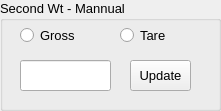
    <widget class="QGroupBox" name="groupBox_3">
     <property name="geometry">
      <rect>
       <x>1070</x>
       <y>210</y>
       <width>221</width>
       <height>111</height>
      </rect>
     </property>
     <property name="font">
      <font>
       <pointsize>10</pointsize>
      </font>
     </property>
     <property name="title">
      <string>Second Wt - Mannual</string>
     </property>
     <widget class="QRadioButton" name="radioButton_7">
      <property name="geometry">
       <rect>
        <x>20</x>
        <y>20</y>
        <width>81</width>
        <height>31</height>
       </rect>
      </property>
      <property name="font">
       <font>
        <pointsize>10</pointsize>
       </font>
      </property>
      <property name="text">
       <string>Gross</string>
      </property>
      <property name="checked">
       <bool>false</bool>
      </property>
     </widget>
     <widget class="QRadioButton" name="radioButton_8">
      <property name="geometry">
       <rect>
        <x>120</x>
        <y>20</y>
        <width>71</width>
        <height>31</height>
       </rect>
      </property>
      <property name="font">
       <font>
        <pointsize>10</pointsize>
       </font>
      </property>
      <property name="text">
       <string>Tare</string>
      </property>
      <property name="checked">
       <bool>false</bool>
      </property>
     </widget>
     <widget class="QPushButton" name="pushButton_15">
      <property name="geometry">
       <rect>
        <x>130</x>
        <y>60</y>
        <width>61</width>
        <height>31</height>
       </rect>
      </property>
      <property name="font">
       <font>
        <family>MS Shell Dlg 2</family>
        <pointsize>10</pointsize>
       </font>
      </property>
      <property name="text">
       <string>Update</string>
      </property>
     </widget>
     <widget class="QLineEdit" name="lineEdit_9">
      <property name="geometry">
       <rect>
        <x>20</x>
        <y>60</y>
        <width>91</width>
        <height>31</height>
       </rect>
      </property>
      <property name="font">
       <font>
        <family>MS Shell Dlg 2</family>
        <pointsize>10</pointsize>
       </font>
      </property>
     </widget>
    </widget>
